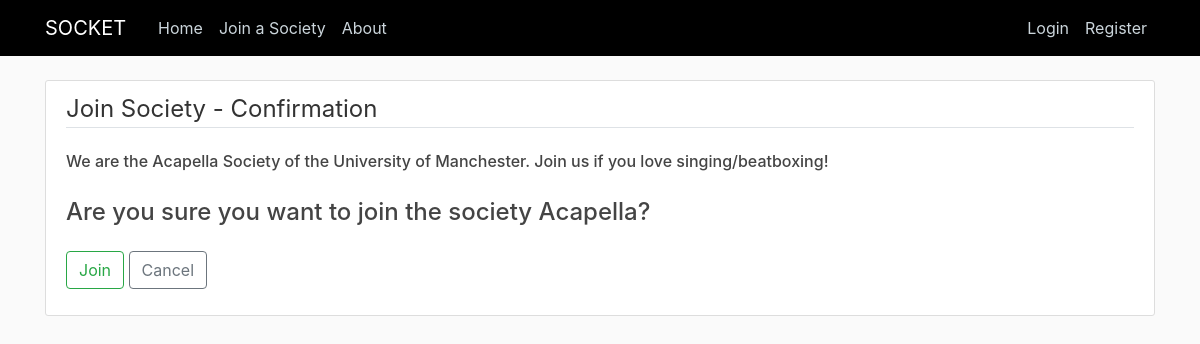
Page /join-society-confirm/4/ on the earlier database version.
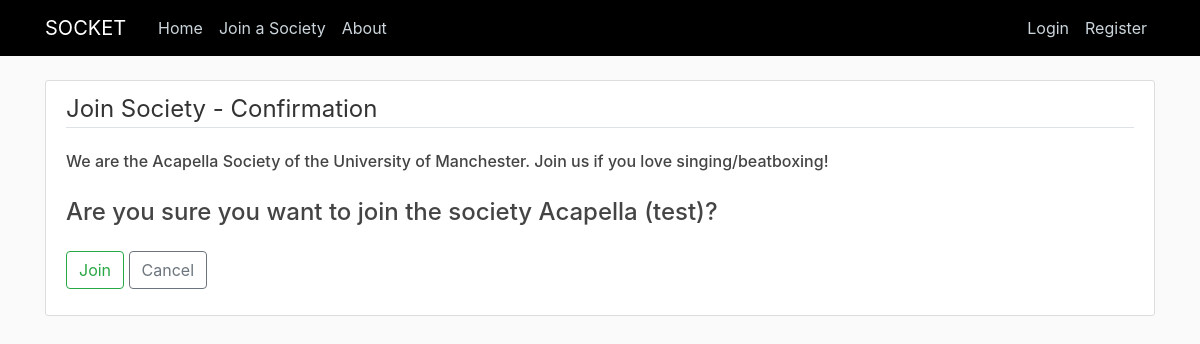
Same page on the later database version.
### societies/models.py (models this page shows, shortened)
class Society(models.Model):
    name = models.CharField(max_length = 200, unique=True)
    description = models.TextField()
    members = models.ManyToManyField(
        User,
        verbose_name=("Members"),
        related_name='societies',
        through='SocietyMembership'
    )

### blog/views.py (the view)
# urls.py: path('join-society-confirm/<int:society_id>/', views.society_join, name='join-society-confirm'),
def society_join(request, society_id):
    society = Society.objects.filter(id=society_id).first()
    user = request.user
    if request.method == 'POST':
        form = SocietyJoinForm(request.POST)
        if form.is_valid():
            society.members.add(user, through_defaults={'is_leader':False})
            society_name = society.name
            messages.success(request, f'You have been added to {society_name}!')
            return redirect('join-society')
    else:
        form = SocietyJoinForm()
    context = {
        'society': society,
        'form': form
    }
    return render(request, 'blog/joinsoc_confirm.html', context)

### blog/templates/blog/joinsoc_confirm.html (shortened to what this page needs)
{% extends "blog/base.html" %}
{% load crispy_forms_tags %}
{% block content %}
    <div class="content-section">
        <form method = "POST">
            <fieldset class="form-group">
                <legend class="border-bottom mb-4">Join Society - Confirmation</legend>
                <h6>{{society.description}}<br><br></h6>
                <h4>Are you sure you want to join the society {{ society.name }}?</h4>
            </fieldset>
            <div class="form-group">
                <button class="btn btn-outline-success" type="submit">Join</button>
                <a href="{%url 'join-society'%}"class="btn btn-outline-secondary">Cancel</a>
            </div>
        </form>
    </div>
{% endblock content %}

Differences in the rows shown:
changed Society: name "Acapella" → "Acapella (test)"
